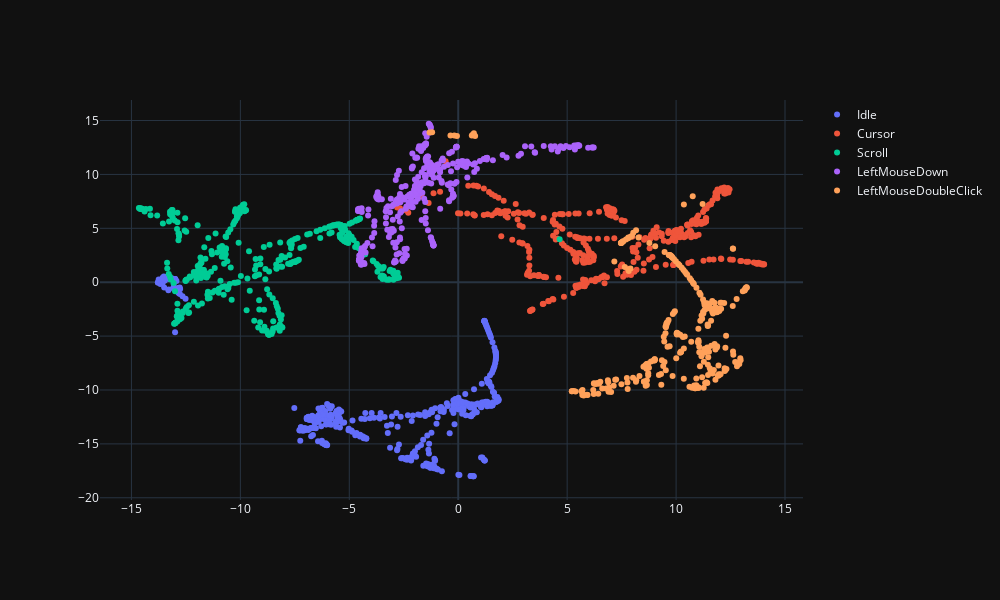

The notebook cell saved with this chart:
### Code cell
# Plotting TSNE data

### Figure 1 — Plotly figure (JSON) as saved in the notebook; plotly's stock layout.template omitted (floating-point values rounded to 4 significant figures; data arrays with more than 128 entries replaced by an {"elided": "..."} marker saying what was removed)
{"data": [{"mode": "markers", "name": "Idle", "type": "scatter", "x": {"elided": "396 float values"}, "y": {"elided": "396 float values"}}, {"mode": "markers", "name": "Cursor", "type": "scatter", "x": {"elided": "363 float values"}, "y": {"elided": "363 float values"}}, {"mode": "markers", "name": "Scroll", "type": "scatter", "x": {"elided": "370 float values"}, "y": {"elided": "370 float values"}}, {"mode": "markers", "name": "LeftMouseDown", "type": "scatter", "x": {"elided": "339 float values"}, "y": {"elided": "339 float values"}}, {"mode": "markers", "name": "LeftMouseDoubleClick", "type": "scatter", "x": {"elided": "283 float values"}, "y": {"elided": "283 float values"}}], "layout": {"height": 600, "margin": {"b": 100, "l": 100, "r": 100, "t": 100}, "width": 1000}}
